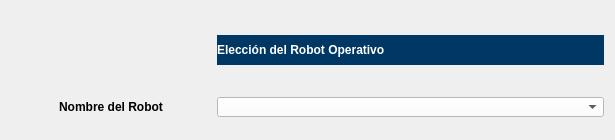
               <widget class="QFrame" name="frame_elecc_rob">
                <property name="enabled">
                 <bool>true</bool>
                </property>
                <property name="minimumSize">
                 <size>
                  <width>615</width>
                  <height>140</height>
                 </size>
                </property>
                <property name="sizeIncrement">
                 <size>
                  <width>0</width>
                  <height>0</height>
                 </size>
                </property>
                <property name="baseSize">
                 <size>
                  <width>647</width>
                  <height>140</height>
                 </size>
                </property>
                <property name="frameShape">
                 <enum>QFrame::NoFrame</enum>
                </property>
                <property name="frameShadow">
                 <enum>QFrame::Sunken</enum>
                </property>
                <layout class="QGridLayout" name="gridLayout" rowstretch="0,0,0" rowminimumheight="0,0,0" columnminimumwidth="0,0">
                 <property name="sizeConstraint">
                  <enum>QLayout::SetDefaultConstraint</enum>
                 </property>
                 <property name="leftMargin">
                  <number>11</number>
                 </property>
                 <property name="topMargin">
                  <number>11</number>
                 </property>
                 <item row="2" column="1">
                  <widget class="QComboBox" name="robotComboBox">
                   <property name="maximumSize">
                    <size>
                     <width>16777215</width>
                     <height>20</height>
                    </size>
                   </property>
                   <property name="cursor">
                    <cursorShape>PointingHandCursor</cursorShape>
                   </property>
                   <property name="styleSheet">
                    <string notr="true">background-color: rgb(255, 255, 255);
selection-background-color: rgb(255, 255, 127);
selection-color: rgb(0, 0, 0);
</string>
                   </property>
                   <item>
                    <property name="text">
                     <string/>
                    </property>
                   </item>
                   <item>
                    <property name="text">
                     <string>Robot 1</string>
                    </property>
                   </item>
                   <item>
                    <property name="text">
                     <string>Robot 2</string>
                    </property>
                   </item>
                   <item>
                    <property name="text">
                     <string>Todos los Robots</string>
                    </property>
                   </item>
                  </widget>
                 </item>
                 <item row="2" column="0">
                  <widget class="QLabel" name="label_7">
                   <property name="minimumSize">
                    <size>
                     <width>200</width>
                     <height>24</height>
                    </size>
                   </property>
                   <property name="maximumSize">
                    <size>
                     <width>16777215</width>
                     <height>24</height>
                    </size>
                   </property>
                   <property name="font">
                    <font>
                     <pointsize>9</pointsize>
                     <weight>75</weight>
                     <bold>true</bold>
                    </font>
                   </property>
                   <property name="text">
                    <string>&lt;html&gt;&lt;head/&gt;&lt;body&gt;&lt;p align=&quot;center&quot;&gt;Nombre del Robot&lt;/p&gt;&lt;/body&gt;&lt;/html&gt;</string>
                   </property>
                  </widget>
                 </item>
                 <item row="0" column="1">
                  <widget class="QLabel" name="label_8">
                   <property name="minimumSize">
                    <size>
                     <width>300</width>
                     <height>30</height>
                    </size>
                   </property>
                   <property name="maximumSize">
                    <size>
                     <width>16777215</width>
                     <height>30</height>
                    </size>
                   </property>
                   <property name="font">
                    <font>
                     <pointsize>9</pointsize>
                     <weight>75</weight>
                     <bold>true</bold>
                    </font>
                   </property>
                   <property name="styleSheet">
                    <string notr="true">background-color: rgb(0, 56, 101);
color:rgb(255,255,255);
</string>
                   </property>
                   <property name="text">
                    <string>Elección del Robot Operativo</string>
                   </property>
                  </widget>
                 </item>
                 <item row="0" column="0">
                  <widget class="QLabel" name="label_9">
                   <property name="minimumSize">
                    <size>
                     <width>200</width>
                     <height>60</height>
                    </size>
                   </property>
                   <property name="maximumSize">
                    <size>
                     <width>200</width>
                     <height>16777215</height>
                    </size>
                   </property>
                   <property name="styleSheet">
                    <string notr="true">border-color: rgb(6, 169, 204);

image: url(:/pack_puj/robot.png);</string>
                   </property>
                   <property name="text">
                    <string/>
                   </property>
                  </widget>
                 </item>
                </layout>
               </widget>
